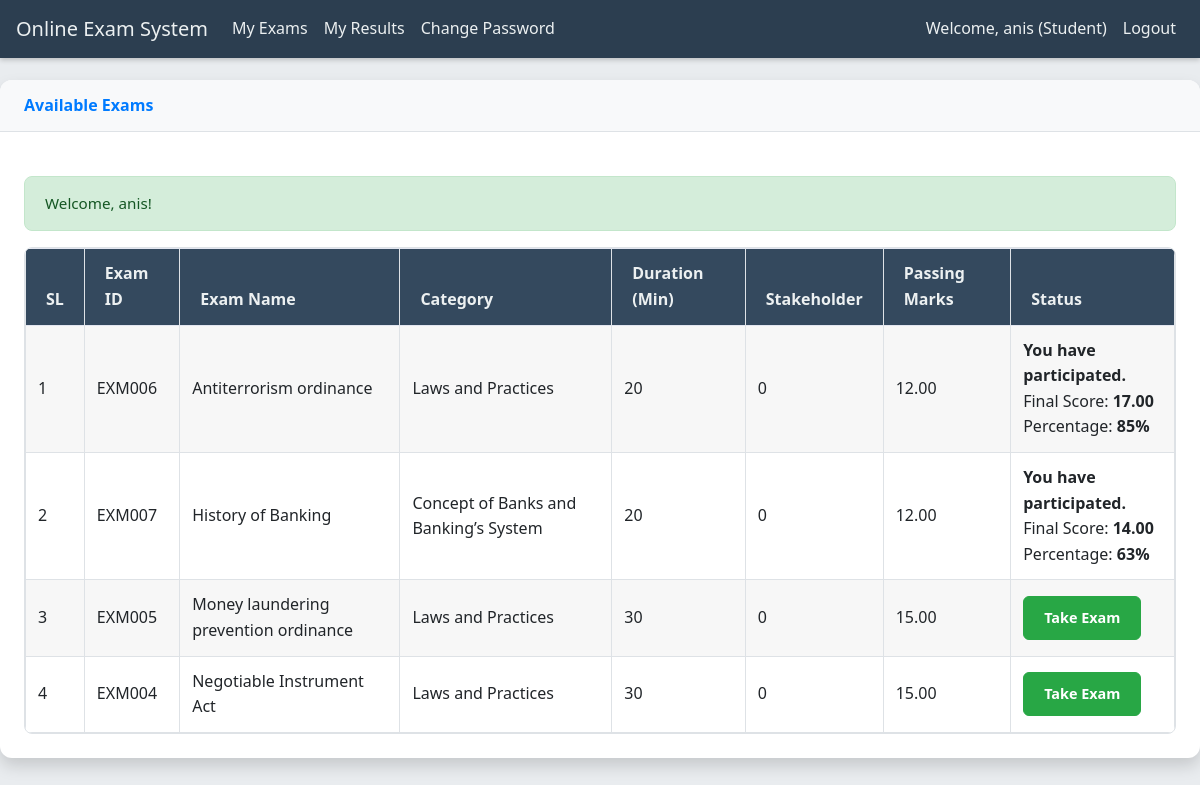
/course_register_exam.php (signed in), run on the app's committed database.
### tables this page shows
CREATE TABLE `course_enrollment` (
  `enroll_id` int NOT NULL AUTO_INCREMENT,
  `student_id` int NOT NULL,
  `course_id` varchar(50) NOT NULL,
  `en_status` varchar(50) NOT NULL DEFAULT 'enrolled',
  `mark_gain` decimal(5,2) DEFAULT NULL,
  `mark_perct` decimal(5,2) DEFAULT NULL,
  `enrollment_date` timestamp NULL DEFAULT CURRENT_TIMESTAMP,
  PRIMARY KEY (`enroll_id`),
  UNIQUE KEY `student_id` (`student_id`,`course_id`),
  KEY `course_id` (`course_id`),
  CONSTRAINT `course_enrollment_ibfk_1` FOREIGN KEY (`student_id`) REFERENCES `users` (`userid`) ON DELETE CASCADE,
  CONSTRAINT `course_enrollment_ibfk_2` FOREIGN KEY (`course_id`) REFERENCES `course` (`c_id`) ON DELETE CASCADE
);

CREATE TABLE `course` (
  `c_id` varchar(50) NOT NULL,
  `c_name` varchar(255) NOT NULL,
  `c_category` varchar(100) DEFAULT NULL,
  `c_duration` int NOT NULL,
  `c_inst_name` varchar(255) DEFAULT NULL,
  `c_status` varchar(50) NOT NULL DEFAULT 'active',
  `c_type` varchar(50) NOT NULL DEFAULT 'exam',
  `division_br` varchar(100) DEFAULT NULL,
  `passing_marks` decimal(5,2) NOT NULL DEFAULT '0.00',
  `created_at` timestamp NULL DEFAULT CURRENT_TIMESTAMP,
  PRIMARY KEY (`c_id`)
);

### course_register_exam.php (the view, shortened to what this page needs)
<?php
include('includes/header.php');
?>
<div class="card-shadow mb-4">
    <div class="card-header py-3">
        <h6 class="m-0 font-weight-bold text-primary">Available Exams</h6>
    </div>
    <div class="card-body">
        <?php
        if (isset($_SESSION['success']) && $_SESSION['success'] != '') {
            echo '<div class="alert alert-success" role="alert"> ' . $_SESSION['success'] . '</div>';
        }
        ?>
        <div class="table-responsive">
            <?php
            $userid = $_SESSION['userid'];
            $query = "SELECT
                        c.c_id,
                        c.c_name,
                        c.c_category,
                        c.c_duration,
                        c.c_inst_name,
                        c.division_br,
                        c.passing_marks,
                        ce.en_status,        -- Student's enrollment status
                        ce.mark_gain,        -- Student's marks gained
                        ce.mark_perct        -- Percentage of marks
                      FROM course c
                      LEFT JOIN course_enrollment ce ON c.c_id = ce.course_id AND ce.student_id = ?
                      WHERE c.c_status = 'active' AND c.c_type = 'exam'
                      ORDER BY c.c_name ASC";
            $stmt_exams = mysqli_prepare($connection_db, $query);
            mysqli_stmt_bind_param($stmt_exams, "i", $userid);
            mysqli_stmt_execute($stmt_exams);
            $query_run = mysqli_stmt_get_result($stmt_exams);
            ?>
            <table class="table table-bordered table-hover" id="dataTable" width="100%" cellspacing="0">
                <thead>
                    <tr>
                        <th>SL</th>
                        <th>Exam ID</th>
                        <th>Exam Name</th>
                        <th>Category</th>
                        <th>Duration (Min)</th>
                        <th>Stakeholder</th>
                        <th>Passing Marks</th>
                        <th>Status</th>
                    </tr>
                </thead>
                <tbody>
                    <?php
                    if (mysqli_num_rows($query_run) > 0) {
                        $counter = 0;
                        while ($exam_row = mysqli_fetch_assoc($query_run)) {
                            $counter++;
                            $exam_id = htmlspecialchars($exam_row['c_id']);
                            $enrollment_status = $exam_row['en_status'];
                            $mark_gain = $exam_row['mark_gain'];
                            $mark_perct = $exam_row['mark_perct'];
                    ?>
                            <tr>
                                <td><?= $counter; ?></td>
                                <td><?= $exam_id; ?></td>
                                <td><?= htmlspecialchars($exam_row['c_name']); ?></td>
                                <td><?= htmlspecialchars($exam_row['c_category']); ?></td>
                                <td><?= htmlspecialchars($exam_row['c_duration']); ?></td>
                                <td><?= htmlspecialchars($exam_row['division_br']); ?></td>
                                <td><?= htmlspecialchars($exam_row['passing_marks']); ?></td>
                                <td>
                                    <?php
                                    if ($enrollment_status === null) {
                                    ?>
                                        <form action="<?= BASE_URL ?>process_enrollment.php" method="post">
                                            <input type="hidden" name="course_id" value="<?= $exam_id; ?>">
                                            <input type="hidden" name="c_name" value="<?= htmlspecialchars($exam_row['c_name']); ?>">
                                            <input type="hidden" name="c_inst_name" value="<?= htmlspecialchars($exam_row['c_inst_name']); ?>">
                                            <button type="submit" name="enroll_exam" class="btn btn-primary btn-sm">Enroll Exam</button>
                                        </form>
                                    <?php
                                    } elseif ($enrollment_status == 'enrolled' || $enrollment_status == 'started') {
                                    ?>
                                        <form action="<?= BASE_URL ?>take_exam.php" method="GET">
                                            <button type="submit" class="btn btn-success btn-sm">Take Exam</button>
                                        </form>
                                    <?php
                                    } elseif ($enrollment_status == 'submitted' || $enrollment_status == 'Pass' || $enrollment_status == 'Fail') {
                                    ?>
                                        <b>You have participated.</b>
                                        <?php if ($mark_gain !== null) : ?>
                                            <br>Final Score: <strong><?= htmlspecialchars($mark_gain); ?></strong>
                                        <?php endif; ?>
                                        <?php if ($mark_perct !== null) : ?>
                                            <br>Percentage: <strong><?= htmlspecialchars(round($mark_perct, 2)); ?>%</strong>
                                        <?php endif; ?>
                                    <?php
                                    } else {
                                        echo "Status: " . htmlspecialchars($enrollment_status);
                                    }
                                    ?>
                                </td>
                            </tr>
                    <?php
                        }
                    } else {
                        echo "<tr><td colspan='8'><div class='alert alert-info'>No active exams available right now.</div></td></tr>";
                    }
                    ?>
                </tbody>
            </table>
        </div>
    </div>
</div>
<?php include('includes/footer.php'); ?>

### includes/header.php (style rules this page uses)
body { font-family: 'Segoe UI', Roboto, 'Helvetica Neue', Arial, sans-serif; background-color: #e9ecef; color: #343a40; line-height: 1.6; }
h1, h2, h3, h4, h5, h6 { font-weight: 600; color: #212529; }
.card-shadow { box-shadow: 0 8px 16px rgba(0,0,0,0.15); border-radius: 12px; overflow: hidden; background-color: #ffffff; border: none; }
.card-header { background-color: #f8f9fa; border-bottom: 1px solid #dee2e6; font-size: 1.15em; padding: 1.25rem 1.5rem; color: #495057; border-top-left-radius: 12px; border-top-right-radius: 12px; }
.card-body { padding: 1.5rem; }
.table-responsive { border-radius: 8px; overflow: hidden; border: 1px solid #dee2e6; }
.table { margin-bottom: 0; }
.table thead th { background-color: #34495e; color: #ecf0f1; border-bottom: none; padding: 0.75rem 1.25rem; }
.table tbody tr:nth-of-type(odd) { background-color: rgba(0,0,0,.03); }
.table td, .table th { vertical-align: middle; border-top: 1px solid #e3e6f0; }
.alert { margin-top: 20px; border-radius: 8px; padding: 1rem 1.25rem; font-size: 0.95em; line-height: 1.4; }
.alert-success { background-color: #d4edda; border-color: #c3e6cb; color: #155724; }
.btn { border-radius: 6px; padding: 0.65rem 1.25rem; font-size: 0.9em; font-weight: 600; transition: all 0.2s ease-in-out; }
.btn-success { background-color: #28a745; border-color: #28a745; }

### data on the page
course_enrollment: course.c_id "EXM006", course.c_name "Antiterrorism ordinance", course.c_category "Laws and Practices", course.c_duration "20", course.division_br "0", course.passing_marks "12.00", mark_gain "17.00", mark_perct "85"
course_enrollment: course.c_id "EXM007", course.c_name "History of Banking", course.c_category "Concept of Banks and Banking’s System", course.c_duration "20", course.division_br "0", course.passing_marks "12.00", mark_gain "14.00", mark_perct "63"
course_enrollment: course.c_id "EXM005", course.c_name "Money laundering prevention ordinance", course.c_category "Laws and Practices", course.c_duration "30", course.division_br "0", course.passing_marks "15.00"
course_enrollment: course.c_id "EXM004", course.c_name "Negotiable Instrument Act", course.c_category "Laws and Practices", course.c_duration "30", course.division_br "0", course.passing_marks "15.00"

### other printed values
$_SESSION['username'] "anis"
$_SESSION['usertype'] "Student"
$_SESSION['success'] "Welcome, anis!"
